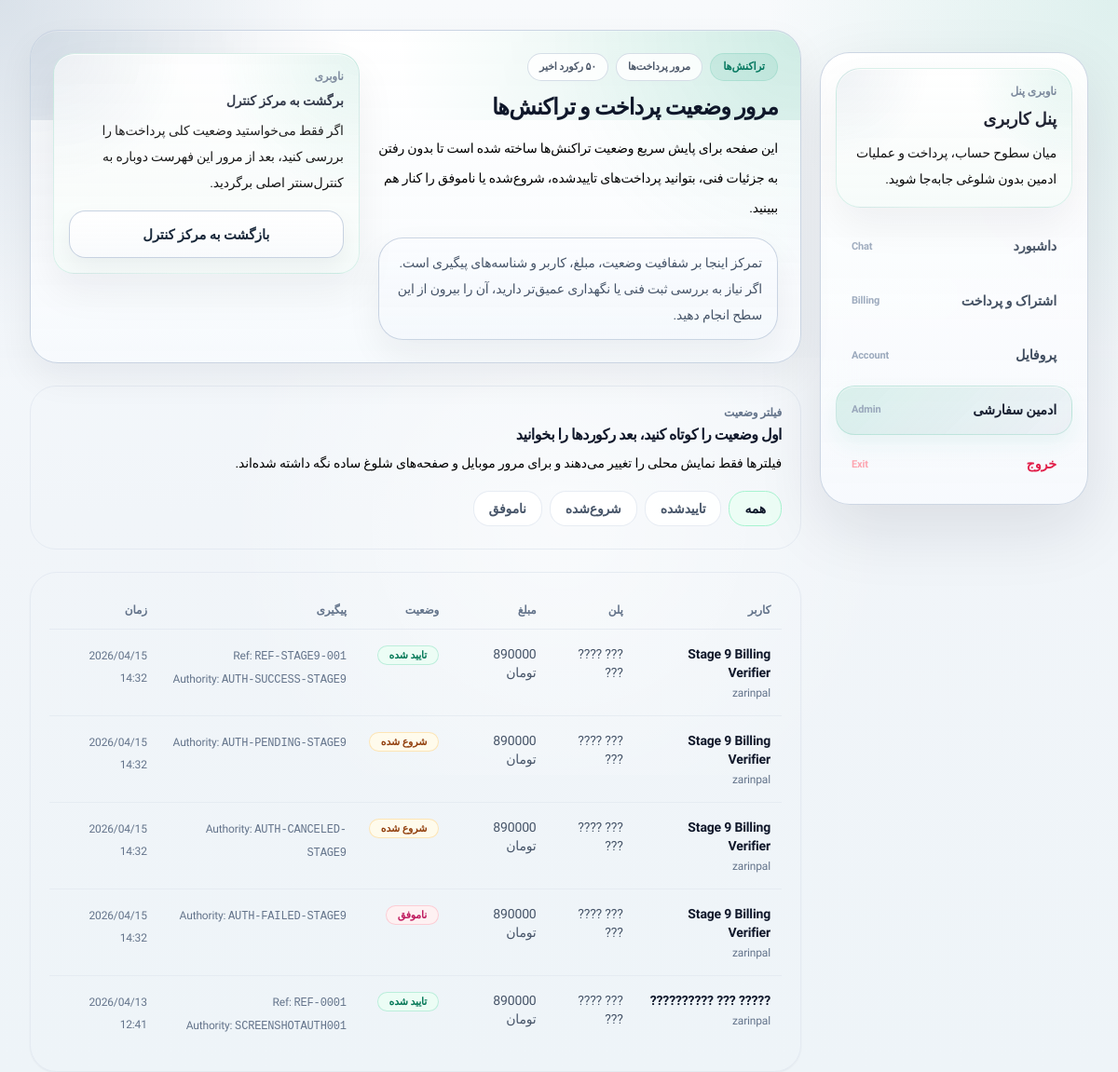
The page /dashboard/admin-panel/transactions/ (signed in) on the database its author committed.
### core/models.py (models this page shows, shortened)
class TimeStampedModel(models.Model):
    created_at = models.DateTimeField(auto_now_add=True)
    updated_at = models.DateTimeField(auto_now=True)
    class Meta:
        abstract = True

class TextSnippet(TimeStampedModel):
    group = models.CharField(max_length=80, default="general")
    key = models.SlugField(max_length=160, unique=True)
    title = models.CharField(max_length=160)
    text = models.TextField()
    help_text = models.CharField(max_length=255, blank=True)
    is_active = models.BooleanField(default=True)
    class Meta:
        ordering = ["group", "title"]
        verbose_name = "متن سایت"
        verbose_name_plural = "متن‌های سایت"

### billing/models.py (models this page shows, shortened)
class PaymentTransaction(TimeStampedModel):
    INITIATED = "initiated"
    VERIFIED = "verified"
    FAILED = "failed"
    STATUS_CHOICES = [
        (INITIATED, "شروع شده"),
        (VERIFIED, "تایید شده"),
        (FAILED, "ناموفق"),
    ]
    order = models.ForeignKey(PurchaseOrder, on_delete=models.CASCADE, related_name="transactions")
    provider = models.CharField(max_length=50, default="zarinpal")
    status = models.CharField(max_length=16, choices=STATUS_CHOICES, default=INITIATED)
    authority = models.CharField(max_length=120, blank=True)
    reference_id = models.CharField(max_length=120, blank=True)
    payload = models.JSONField(default=dict, blank=True)
    class Meta:
        ordering = ["-created_at"]
        verbose_name = "تراکنش"
        verbose_name_plural = "تراکنش‌ها"

class PurchaseOrder(TimeStampedModel):
    PENDING = "pending"
    PAID = "paid"
    FAILED = "failed"
    CANCELED = "canceled"
    STATUS_CHOICES = [
        (PENDING, "در انتظار پرداخت"),
        (PAID, "پرداخت شده"),
        (FAILED, "ناموفق"),
        (CANCELED, "لغو شده"),
    ]
    user = models.ForeignKey(settings.AUTH_USER_MODEL, on_delete=models.CASCADE, related_name="orders")
    plan = models.ForeignKey(Plan, on_delete=models.PROTECT, related_name="orders")
    amount = models.DecimalField(max_digits=12, decimal_places=0)
    status = models.CharField(max_length=12, choices=STATUS_CHOICES, default=PENDING)
    authority = models.CharField(max_length=120, blank=True)
    description = models.CharField(max_length=255, blank=True)
    class Meta:
        ordering = ["-created_at"]
        verbose_name = "سفارش خرید"
        verbose_name_plural = "سفارش‌های خرید"

class Plan(TimeStampedModel):
    name = models.CharField(max_length=120)
    slug = models.SlugField(max_length=140, unique=True)
    description = models.TextField(blank=True)
    price = models.DecimalField(max_digits=12, decimal_places=0, default=Decimal("0"))
    duration_days = models.PositiveIntegerField(default=30)
    token_limit_per_window = models.PositiveIntegerField(default=100)
    reset_interval_hours = models.PositiveIntegerField(default=24)
    features = models.JSONField(default=dict, blank=True)
    display_order = models.PositiveIntegerField(default=0)
    is_active = models.BooleanField(default=True)
    allowed_models = models.ManyToManyField(AIModel, blank=True, related_name="plans")
    class Meta:
        ordering = ["display_order", "price"]
        verbose_name = "پلن"
        verbose_name_plural = "پلن‌ها"

### accounts/models.py (models this page shows, shortened)
class User(AbstractBaseUser, PermissionsMixin, TimeStampedModel):
    PERSONA_DEFAULT = "default"
    PERSONA_PROFESSIONAL = "professional"
    PERSONA_CREATIVE = "creative"
    PERSONA_ANALYST = "analyst"
    PERSONA_SUPPORTIVE = "supportive"
    THEME_SYSTEM = "system"
    THEME_LIGHT = "light"
    THEME_DARK = "dark"
    PERSONA_CHOICES = [
        (PERSONA_DEFAULT, "پیش‌فرض"),
        (PERSONA_PROFESSIONAL, "حرفه‌ای"),
        (PERSONA_CREATIVE, "خلاق"),
        (PERSONA_ANALYST, "تحلیل‌گر"),
        (PERSONA_SUPPORTIVE, "همراه و دوستانه"),
    ]
    THEME_CHOICES = [
        (THEME_SYSTEM, "سیستمی"),
        (THEME_LIGHT, "روشن"),
        (THEME_DARK, "تیره"),
    ]
    email = models.EmailField(unique=True)
    full_name = models.CharField(max_length=120)
    mobile = models.CharField(max_length=16, unique=True, null=True, blank=True)
    theme_preference = models.CharField(max_length=12, choices=THEME_CHOICES, default=THEME_SYSTEM)
    persona_choice = models.CharField(max_length=20, choices=PERSONA_CHOICES, default=PERSONA_DEFAULT)
    custom_instructions = models.TextField(blank=True)
    preferred_name = models.CharField(max_length=120, blank=True)
    job_title = models.CharField(max_length=120, blank=True)
    interests = models.TextField(blank=True)
    memory_enabled = models.BooleanField(default=False)
    auth_session_version = models.PositiveIntegerField(default=1)
    is_active = models.BooleanField(default=True)
    is_staff = models.BooleanField(default=False)
    USERNAME_FIELD = "email"
    REQUIRED_FIELDS = ["full_name"]
    objects = UserManager()
    class Meta:
        ordering = ["-created_at"]
        verbose_name = "کاربر"
        verbose_name_plural = "کاربران"
    def get_session_auth_hash(self):
        key_salt = "accounts.models.User.get_session_auth_hash"
        value = f"{self.password}{self.auth_session_version}"
        return salted_hmac(key_salt, value).hexdigest()

### dashboard/views.py (the view)
# urls.py: path("admin-panel/transactions/", views.transactions, name="admin_transactions"),
@staff_member_required
def transactions(request):
    return render(
        request,
        "dashboard/transactions.html",
        {"transactions": PaymentTransaction.objects.select_related("order", "order__user", "order__plan")[:50]},
    )

### core/models.py (called while the page is built)
    @classmethod
    def get_solo(cls):
        setting, _ = cls.objects.get_or_create(pk=1)
        return setting

### core/templatetags/site_text.py (called while the page is built)
@register.simple_tag
def site_text(key, default_text="", title="", group="general", help_text=""):
    snippet, _ = TextSnippet.objects.get_or_create(
        key=key,
        defaults={
            "group": group,
            "title": title or key,
            "text": default_text,
            "help_text": help_text,
        },
    )
    if not snippet.text and default_text:
        snippet.text = default_text
        snippet.save(update_fields=["text", "updated_at"])
    return snippet.text if snippet.is_active else default_text

### faralyar_project/context_processors.py (called while the page is built)
def site_context(request):
    return {
        "site_settings": SiteSetting.get_solo(),
        "theme_choice": request.session.get("theme", "system"),
    }

### templates/dashboard/transactions.html (shortened to what this page needs)
{% extends 'dashboard/base_dashboard.html' %}
{% block dashboard_content %}
  <div class="space-y-6" x-data="{ activeStatus: 'all' }">
    {% include 'dashboard/_admin_page_header.html' with admin_badge='تراکنش‌ها' admin_context_label='مرور پرداخت‌ها' admin_meta_label='۵۰ رکورد اخیر' admin_title='مرور وضعیت پرداخت و تراکنش‌ها' admin_intro='این صفحه برای پایش سریع وضعیت تراکنش‌ها ساخته شده است تا بدون رفتن به جزئیات فنی، بتوانید پرداخت‌های تاییدشده، شروع‌شده یا ناموفق را کنار هم ببینید.' admin_hint='تمرکز اینجا بر شفافیت وضعیت، مبلغ، کاربر و شناسه‌های پیگیری است. اگر نیاز به بررسی ثبت فنی یا نگهداری عمیق‌تر دارید، آن را بیرون از این سطح انجام دهید.' admin_side_eyebrow='ناوبری' admin_side_title='برگشت به مرکز کنترل' admin_side_body='اگر فقط می‌خواستید وضعیت کلی پرداخت‌ها را بررسی کنید، بعد از مرور این فهرست دوباره به کنترل‌سنتر اصلی برگردید.' admin_secondary_url='/dashboard/admin-panel/' admin_secondary_label='بازگشت به مرکز کنترل' %}
    <section class="rounded-[1.75rem] border border-slate-200/80 bg-slate-50/72 p-4 dark:border-slate-700/70 dark:bg-slate-900/45 sm:p-5">
      <div class="flex flex-col gap-3 lg:flex-row lg:items-end lg:justify-between">
        <div class="min-w-0">
          <div class="text-xs font-bold text-slate-500 dark:text-slate-400">فیلتر وضعیت</div>
          <h2 class="mt-1 text-base font-black text-slate-900 dark:text-white">اول وضعیت را کوتاه کنید، بعد رکوردها را بخوانید</h2>
          <p class="mt-1 text-sm leading-7 text-slate-500 dark:text-slate-400">فیلترها فقط نمایش محلی را تغییر می‌دهند و برای مرور موبایل و صفحه‌های شلوغ ساده نگه داشته شده‌اند.</p>
        </div>
      </div>
      <div class="horizontal-scroll -mx-1 mt-4 flex gap-2 overflow-x-auto px-1 pb-1">
        <button type="button" class="shrink-0 rounded-[1.1rem] border px-4 py-2 text-sm font-bold transition" :class="activeStatus === 'all' ? 'border-emerald-200 bg-emerald-50 text-slate-900 dark:border-emerald-500/25 dark:bg-emerald-500/10 dark:text-white' : 'border-slate-200/80 bg-white/90 text-slate-600 dark:border-slate-700/70 dark:bg-slate-900/70 dark:text-slate-300'" @click="activeStatus = 'all'">همه</button>
        <button type="button" class="shrink-0 rounded-[1.1rem] border px-4 py-2 text-sm font-bold transition" :class="activeStatus === 'verified' ? 'border-emerald-200 bg-emerald-50 text-slate-900 dark:border-emerald-500/25 dark:bg-emerald-500/10 dark:text-white' : 'border-slate-200/80 bg-white/90 text-slate-600 dark:border-slate-700/70 dark:bg-slate-900/70 dark:text-slate-300'" @click="activeStatus = 'verified'">تاییدشده</button>
        <button type="button" class="shrink-0 rounded-[1.1rem] border px-4 py-2 text-sm font-bold transition" :class="activeStatus === 'initiated' ? 'border-amber-200 bg-amber-50 text-slate-900 dark:border-amber-500/25 dark:bg-amber-500/10 dark:text-white' : 'border-slate-200/80 bg-white/90 text-slate-600 dark:border-slate-700/70 dark:bg-slate-900/70 dark:text-slate-300'" @click="activeStatus = 'initiated'">شروع‌شده</button>
        <button type="button" class="shrink-0 rounded-[1.1rem] border px-4 py-2 text-sm font-bold transition" :class="activeStatus === 'failed' ? 'border-rose-200 bg-rose-50 text-slate-900 dark:border-rose-500/25 dark:bg-rose-500/10 dark:text-white' : 'border-slate-200/80 bg-white/90 text-slate-600 dark:border-slate-700/70 dark:bg-slate-900/70 dark:text-slate-300'" @click="activeStatus = 'failed'">ناموفق</button>
      </div>
    </section>
    <section class="rounded-[1.8rem] border border-slate-200/80 bg-white/82 p-4 shadow-sm shadow-slate-900/5 dark:border-slate-700/70 dark:bg-slate-900/55 sm:p-5">
      <div class="hidden md:block">
        <table class="responsive-table">
          <thead>
            <tr class="border-b border-slate-200/80 text-right text-xs font-bold text-slate-500 dark:border-slate-700/70 dark:text-slate-400">
              <th class="px-3 py-3">کاربر</th>
              <th class="px-3 py-3">پلن</th>
              <th class="px-3 py-3">مبلغ</th>
              <th class="px-3 py-3">وضعیت</th>
              <th class="px-3 py-3">پیگیری</th>
              <th class="px-3 py-3">زمان</th>
            </tr>
          </thead>
          <tbody class="align-top text-sm text-slate-600 dark:text-slate-300">
            {% for txn in transactions %}
              <tr x-show="activeStatus === 'all' || activeStatus === '{{ txn.status }}'" x-cloak class="border-b border-slate-200/70 last:border-b-0 dark:border-slate-700/60">
                <td class="px-3 py-4">
                  <div class="font-black text-slate-900 dark:text-white">{{ txn.order.user.full_name|default:txn.order.user }}</div>
                  <div class="mt-1 text-xs text-slate-500 dark:text-slate-400">{{ txn.provider }}</div>
                </td>
                <td class="px-3 py-4">{{ txn.order.plan.name }}</td>
                <td class="px-3 py-4">{{ txn.order.amount|floatformat:0 }} تومان</td>
                <td class="px-3 py-4">
                  {% if txn.status == 'verified' %}
                    {% include 'dashboard/_admin_status_badge.html' with tone='success' label=txn.get_status_display %}
                  {% elif txn.status == 'failed' %}
                    {% include 'dashboard/_admin_status_badge.html' with tone='danger' label=txn.get_status_display %}
                  {% else %}
                    {% include 'dashboard/_admin_status_badge.html' with tone='warning' label=txn.get_status_display %}
                  {% endif %}
                </td>
                <td class="px-3 py-4 text-xs leading-6 text-slate-500 dark:text-slate-400">
                  {% if txn.reference_id %}
                    <div>Ref: <span class="font-mono">{{ txn.reference_id }}</span></div>
                  {% endif %}
                  {% if txn.authority %}
                    <div>Authority: <span class="font-mono">{{ txn.authority }}</span></div>
                  {% endif %}
                </td>
                <td class="px-3 py-4 text-xs leading-6 text-slate-500 dark:text-slate-400">{{ txn.created_at|date:"Y/m/d H:i" }}</td>
              </tr>
            {% empty %}
              <tr>
                <td colspan="6" class="px-3 py-6 text-center text-sm text-slate-500 dark:text-slate-400">تراکنشی برای نمایش وجود ندارد.</td>
              </tr>
            {% endfor %}
          </tbody>
        </table>
      </div>
    </section>
  </div>
{% endblock %}

### templates/dashboard/base_dashboard.html (shortened to what this page needs)
{% extends 'base.html' %}
{% load site_text %}
{% block content %}
  {% with url_name=request.resolver_match.url_name|default:'' %}
    <section class="section-shell pt-6 sm:pt-8">
      <div class="dashboard-shell-grid">
        <aside class="hidden lg:block">
          <div class="dashboard-sidebar">
            <div class="surface-tint px-4 py-4">
              <div class="text-xs font-black text-slate-500 dark:text-slate-400">ناوبری پنل</div>
              <div class="mt-2 text-lg font-black text-slate-950 dark:text-white">{% site_text 'dashboard.title' 'پنل کاربری' title='عنوان پنل کاربری' group='dashboard' %}</div>
              <p class="mt-2 text-sm leading-7 text-slate-600 dark:text-slate-300">میان سطوح حساب، پرداخت و عملیات ادمین بدون شلوغی جابه‌جا شوید.</p>
            </div>
            <nav class="space-y-1.5">
              <a href="{% url 'ai_platform:chat' %}" class="admin-nav-link {% if request.resolver_match.namespace == 'ai_platform' %}active{% endif %}">{% site_text 'dashboard.nav.home' 'اپ FaralYar' title='داشبورد در ناوبری پنل' group='dashboard' %}<span class="text-[11px] text-slate-400">Chat</span></a>
              <a href="{% url 'ai_platform:billing' %}" class="admin-nav-link ">{% site_text 'dashboard.nav.billing' 'اشتراک و پرداخت' title='اشتراک و پرداخت در ناوبری پنل' group='dashboard' %}<span class="text-[11px] text-slate-400">Billing</span></a>
              <a href="{% url 'dashboard:profile' %}" class="admin-nav-link {% if url_name == 'profile' %}active{% endif %}">{% site_text 'dashboard.nav.profile' 'پروفایل' title='پروفایل در ناوبری پنل' group='dashboard' %}<span class="text-[11px] text-slate-400">Account</span></a>
              {% if request.user.is_staff %}
                <a href="{% url 'dashboard:admin_home' %}" class="admin-nav-link {% if url_name == 'admin_home' or url_name == 'admin_settings' or url_name == 'admin_models' or url_name == 'admin_model_create' or url_name == 'admin_model_edit' or url_name == 'admin_plans' or url_name == 'admin_plan_create' or url_name == 'admin_plan_edit' or url_name == 'admin_texts' or url_name == 'admin_text_create' or url_name == 'admin_text_edit' or url_name == 'admin_transactions' %}active{% endif %}">{% site_text 'dashboard.nav.admin' 'ادمین سفارشی' title='ادمین سفارشی در ناوبری پنل' group='dashboard' %}<span class="text-[11px] text-slate-400">Admin</span></a>
              {% endif %}
              <a href="{% url 'accounts:logout' %}" class="admin-nav-link !text-rose-600 dark:!text-rose-300">{% site_text 'dashboard.nav.logout' 'خروج' title='خروج در ناوبری پنل' group='dashboard' %}<span class="text-[11px] text-rose-300 dark:text-rose-500">Exit</span></a>
            </nav>
          </div>
        </aside>
        <div class="min-w-0">
          {% block dashboard_content %}{% endblock %}
        </div>
      </div>
    </section>
  {% endwith %}
{% endblock %}

### templates/dashboard/_admin_status_badge.html
{% if tone == 'success' %}
  <span class="status-pill px-3 py-1 text-[11px]" data-tone="success">{{ label }}</span>
{% elif tone == 'warning' %}
  <span class="status-pill px-3 py-1 text-[11px]" data-tone="warning">{{ label }}</span>
{% elif tone == 'danger' %}
  <span class="status-pill px-3 py-1 text-[11px]" data-tone="danger">{{ label }}</span>
{% elif tone == 'info' %}
  <span class="status-pill px-3 py-1 text-[11px]" data-tone="info">{{ label }}</span>
{% else %}
  <span class="status-pill px-3 py-1 text-[11px]">{{ label }}</span>
{% endif %}

### rows shown on the page
TextSnippet: text+is_active "پنل کاربری"
TextSnippet: text+is_active "داشبورد"
TextSnippet: text+is_active "اشتراک و پرداخت"
TextSnippet: text+is_active "پروفایل"
TextSnippet: text+is_active "ادمین سفارشی"
TextSnippet: text+is_active "خروج"
PaymentTransaction: order.user.full_name "Stage 9 Billing Verifier", provider "zarinpal", order.plan.name "??? ???? ???", order.amount "890000", label "تایید شده", reference_id "REF-STAGE9-001", authority "AUTH-SUCCESS-STAGE9", created_at "2026/04/15 14:32"
PaymentTransaction: order.user.full_name "Stage 9 Billing Verifier", provider "zarinpal", order.plan.name "??? ???? ???", order.amount "890000", label "شروع شده", authority "AUTH-PENDING-STAGE9", created_at "2026/04/15 14:32"
PaymentTransaction: order.user.full_name "Stage 9 Billing Verifier", provider "zarinpal", order.plan.name "??? ???? ???", order.amount "890000", label "شروع شده", authority "AUTH-CANCELED-STAGE9", created_at "2026/04/15 14:32"
PaymentTransaction: order.user.full_name "Stage 9 Billing Verifier", provider "zarinpal", order.plan.name "??? ???? ???", order.amount "890000", label "ناموفق", authority "AUTH-FAILED-STAGE9", created_at "2026/04/15 14:32"
PaymentTransaction: order.user.full_name "????? ??? ??????????", provider "zarinpal", order.plan.name "??? ???? ???", order.amount "890000", label "تایید شده", reference_id "REF-0001", authority "SCREENSHOTAUTH001", created_at "2026/04/13 12:41"

### other values the page prints
{{ admin_badge }} "تراکنش‌ها"
{{ admin_context_label }} "مرور پرداخت‌ها"
{{ admin_meta_label }} "۵۰ رکورد اخیر"
{{ admin_title }} "مرور وضعیت پرداخت و تراکنش‌ها"
{{ admin_intro }} "این صفحه برای پایش سریع وضعیت تراکنش‌ها ساخته شده است تا بدون رفتن به جزئیات فنی، بتوانید پرداخت‌های تاییدشده، شروع‌شده یا ناموفق را کنار هم ببینید."
{{ admin_hint }} "تمرکز اینجا بر شفافیت وضعیت، مبلغ، کاربر و شناسه‌های پیگیری است. اگر نیاز به بررسی ثبت فنی یا نگهداری عمیق‌تر دارید، آن را بیرون از این سطح انجام دهید."
{{ admin_side_eyebrow }} "ناوبری"
{{ admin_side_title }} "برگشت به مرکز کنترل"
{{ admin_side_body }} "اگر فقط می‌خواستید وضعیت کلی پرداخت‌ها را بررسی کنید، بعد از مرور این فهرست دوباره به کنترل‌سنتر اصلی برگردید."
{{ admin_secondary_label }} "بازگشت به مرکز کنترل"
